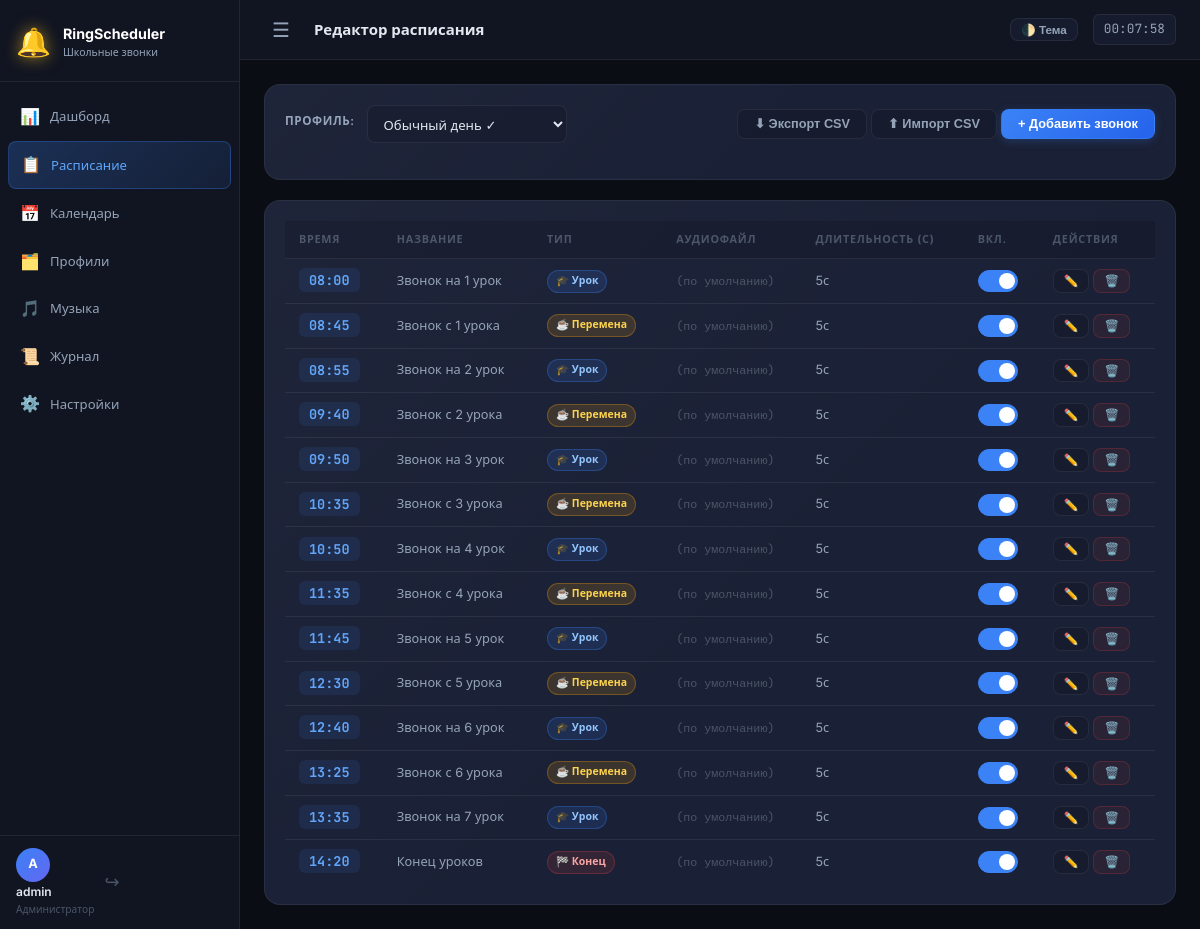
The page /schedule (signed in) on the database its author committed.
### tables this page shows
CREATE TABLE users (
            id INTEGER PRIMARY KEY AUTOINCREMENT,
            username TEXT UNIQUE NOT NULL,
            password_hash TEXT NOT NULL,
            is_admin INTEGER NOT NULL DEFAULT 0
        );

CREATE TABLE bells (
            id INTEGER PRIMARY KEY AUTOINCREMENT,
            profile_id INTEGER NOT NULL,
            hour INTEGER NOT NULL,
            minute INTEGER NOT NULL,
            label TEXT DEFAULT '',
            sound_file TEXT DEFAULT '',
            duration INTEGER DEFAULT 5,
            bell_type TEXT DEFAULT 'lesson',
            enabled INTEGER NOT NULL DEFAULT 1,
            FOREIGN KEY (profile_id) REFERENCES profiles(id) ON DELETE CASCADE
        );

### app.py (the view)
    @app.route("/schedule")
    @login_required
    def schedule():
        profiles = db.list_profiles()
        selected_id = request.args.get("profile_id", type=int)
        if not selected_id and profiles:
            selected_id = profiles[0]["id"]
        bells = db.list_bells(selected_id) if selected_id else []
        cfg = load_config()
        upload_folder = cfg["UPLOAD_FOLDER"]
        audio_files = []
        if os.path.isdir(upload_folder):
            audio_files = [
                f for f in os.listdir(upload_folder)
                if os.path.splitext(f)[1].lower() in (".mp3", ".wav", ".ogg")
            ]
        return render_template(
            "schedule.html",
            profiles=profiles,
            selected_id=selected_id,
            bells=bells,
            audio_files=audio_files,
        )

### auth.py (called while the page is built)
def login_required(f):
    @functools.wraps(f)
    def decorated(*args, **kwargs):
        if SESSION_KEY not in session:
            return redirect(url_for("auth.login", next=request.path))
        user = db.get_user_by_id(session[SESSION_KEY])
        if not user:
            session.clear()
            return redirect(url_for("auth.login"))
        g.user = user
        return f(*args, **kwargs)
    return decorated

### config.py (called while the page is built)
def load_config():
    config = dict(DEFAULTS)
    if os.path.exists(CONFIG_FILE):
        try:
            with open(CONFIG_FILE, "r", encoding="utf-8") as f:
                saved = json.load(f)
            config.update(saved)
        except Exception:
            pass
    return config

### database.py (called while the page is built)
def get_db():
    conn = sqlite3.connect(DB_PATH)
    conn.row_factory = sqlite3.Row
    conn.execute("PRAGMA journal_mode=WAL")
    conn.execute("PRAGMA foreign_keys=ON")
    return conn

def get_user_by_id(uid):
    conn = get_db()
    row = conn.execute("SELECT * FROM users WHERE id = ?", (uid,)).fetchone()
    conn.close()
    return dict(row) if row else None

def list_profiles():
    conn = get_db()
    rows = conn.execute("SELECT * FROM profiles ORDER BY id").fetchall()
    conn.close()
    return [dict(r) for r in rows]

def list_bells(profile_id):
    conn = get_db()
    rows = conn.execute(
        "SELECT * FROM bells WHERE profile_id = ? ORDER BY hour, minute",
        (profile_id,)
    ).fetchall()
    conn.close()
    return [dict(r) for r in rows]

### templates/schedule.html (shortened to what this page needs)
{% extends "base.html" %}
{% block page_title %}Редактор расписания{% endblock %}
{% block content %}
<div class="schedule-page">
    <div class="card mb-4">
        <div class="card-header-row">
            <div class="profile-selector-wrap">
                <label class="form-label">Профиль:</label>
                <select class="form-select profile-selector" id="profileSelect" onchange="switchProfile(this.value)">
                    {% for p in profiles %}
                    <option value="{{ p.id }}" {% if p.id == selected_id %}selected{% endif %}>
                        {{ p.name }}{% if p.is_active %} ✓{% endif %}
                    </option>
                    {% endfor %}
                </select>
            </div>
            <div class="action-btns">
                {% if selected_id %}
                <button class="btn btn-ghost" onclick="exportSchedule('{{ selected_id }}')" title="Скачать CSV">⬇ Экспорт CSV</button>
                <button class="btn btn-ghost" onclick="document.getElementById('csvFileInput').click()" title="Загрузить CSV">⬆ Импорт CSV</button>
                {% endif %}
                <button class="btn btn-primary" onclick="openAddModal()">
                    + Добавить звонок
                </button>
            </div>
        </div>
    </div>
    <div class="card">
        <div class="table-responsive">
            <table class="data-table" id="bellTable">
                <thead>
                    <tr>
                        <th>Время</th>
                        <th>Название</th>
                        <th>Тип</th>
                        <th>Аудиофайл</th>
                        <th>Длительность (с)</th>
                        <th>Вкл.</th>
                        <th>Действия</th>
                    </tr>
                </thead>
                <tbody id="bellTableBody">
                    {% if bells %}
                    {% for bell in bells %}
                    <tr id="bell-row-{{ bell.id }}" class="{% if not bell.enabled %}row-disabled{% endif %}">
                        <td>
                            <span class="time-badge">{{ '%02d:%02d'|format(bell.hour, bell.minute) }}</span>
                        </td>
                        <td>{{ bell.label or '—' }}</td>
                        <td>
                            <span class="bell-type-badge bell-type-{{ bell.bell_type }}">
                                {{ {'lesson': '🎓 Урок', 'break': '☕ Перемена', 'end': '🏁 Конец'}.get(bell.bell_type, bell.bell_type) }}
                            </span>
                        </td>
                        <td>
                            <span class="file-name">{{ bell.sound_file.split('/')[-1].split('\\')[-1] if bell.sound_file else '(по умолчанию)' }}</span>
                        </td>
                        <td>{{ bell.duration }}с</td>
                        <td>
                            <label class="toggle">
                                <span class="toggle-slider"></span>
                            </label>
                        </td>
                        <td>
                            <div class="action-btns">
                                <button class="btn btn-sm btn-ghost" onclick='openEditModal({{ bell|tojson|safe }})'>✏️</button>
                                <button class="btn btn-sm btn-danger-ghost" onclick="deleteBell({{ bell.id }})">🗑️</button>
                            </div>
                        </td>
                    </tr>
                    {% endfor %}
                    {% endif %}
                </tbody>
            </table>
        </div>
    </div>
</div>
{% endblock %}

### templates/base.html (shortened to what this page needs)
<!DOCTYPE html>
<html lang="ru">
<head>
    <link rel="stylesheet" href="{{ url_for('static', filename='css/style.css') }}">
</head>
<body>
    <div class="layout">
        <aside class="sidebar" id="sidebar">
            <div class="sidebar-header">
                <div class="logo">
                    <span class="logo-icon">🔔</span>
                    <div class="logo-text">
                        <span class="logo-title">RingScheduler</span>
                        <span class="logo-sub">Школьные звонки</span>
                    </div>
                </div>
            </div>
            <nav class="sidebar-nav">
                <a href="{{ url_for('dashboard') }}"
                    class="nav-item {% if request.endpoint == 'dashboard' %}active{% endif %}">
                    <span class="nav-icon">📊</span>
                    <span>Дашборд</span>
                </a>
                <a href="{{ url_for('schedule') }}"
                    class="nav-item {% if request.endpoint == 'schedule' %}active{% endif %}">
                    <span class="nav-icon">📋</span>
                    <span>Расписание</span>
                </a>
                <a href="{{ url_for('calendar') }}"
                    class="nav-item {% if request.endpoint == 'calendar' %}active{% endif %}">
                    <span class="nav-icon">📅</span>
                    <span>Календарь</span>
                </a>
                <a href="{{ url_for('profiles') }}"
                    class="nav-item {% if request.endpoint == 'profiles' %}active{% endif %}">
                    <span class="nav-icon">🗂️</span>
                    <span>Профили</span>
                </a>
                <a href="{{ url_for('music') }}"
                    class="nav-item {% if request.endpoint == 'music' %}active{% endif %}">
                    <span class="nav-icon">🎵</span>
                    <span>Музыка</span>
                </a>
                <a href="{{ url_for('log_view') }}"
                    class="nav-item {% if request.endpoint == 'log_view' %}active{% endif %}">
                    <span class="nav-icon">📜</span>
                    <span>Журнал</span>
                </a>
                {% if current_user and current_user.is_admin %}
                <a href="{{ url_for('settings') }}"
                    class="nav-item {% if request.endpoint == 'settings' %}active{% endif %}">
                    <span class="nav-icon">⚙️</span>
                    <span>Настройки</span>
                </a>
                {% endif %}
            </nav>
            <div class="sidebar-footer">
                <div class="user-info">
                    <div class="user-avatar">{{ (current_user.username[0] if current_user else 'A')|upper }}</div>
                    <div class="user-details">
                        <span class="user-name">{{ current_user.username if current_user else 'Гость' }}</span>
                        <span class="user-role">{{ 'Администратор' if current_user and current_user.is_admin else
                            'Пользователь' }}</span>
                    </div>
                </div>
                <a href="{{ url_for('auth.logout') }}" class="btn-logout" title="Выйти">&#x21AA;</a>
            </div>
        </aside>
        <main class="main-content">
            <div class="topbar">
                <button class="sidebar-toggle" onclick="toggleSidebar()" id="sidebarToggle">☰</button>
                <div class="topbar-title">{% block page_title %}{% endblock %}</div>
                <div class="topbar-actions" style="display: flex; align-items: center; gap: 15px;">
                    <button id="themeToggleBtn" class="btn btn-ghost btn-sm" onclick="toggleTheme()" title="Переключить тему">🌓 Тема</button>
                    <div class="topbar-time" id="topbarTime"></div>
                </div>
            </div>
            <div class="content-area">
                {% block content %}{% endblock %}
            </div>
        </main>
    </div>
</body>
</html>

### rows shown on the page
users: username "A", username "admin", is_admin "Администратор"
bells: hour+minute "08:00", label "Звонок на 1 урок", bell_type "🎓 Урок", sound_file "(по умолчанию)", duration "5"
bells: hour+minute "08:45", label "Звонок с 1 урока", bell_type "☕ Перемена", sound_file "(по умолчанию)", duration "5"
bells: hour+minute "08:55", label "Звонок на 2 урок", bell_type "🎓 Урок", sound_file "(по умолчанию)", duration "5"
bells: hour+minute "09:40", label "Звонок с 2 урока", bell_type "☕ Перемена", sound_file "(по умолчанию)", duration "5"
bells: hour+minute "09:50", label "Звонок на 3 урок", bell_type "🎓 Урок", sound_file "(по умолчанию)", duration "5"
bells: hour+minute "10:35", label "Звонок с 3 урока", bell_type "☕ Перемена", sound_file "(по умолчанию)", duration "5"
bells: hour+minute "10:50", label "Звонок на 4 урок", bell_type "🎓 Урок", sound_file "(по умолчанию)", duration "5"
bells: hour+minute "11:35", label "Звонок с 4 урока", bell_type "☕ Перемена", sound_file "(по умолчанию)", duration "5"
bells: hour+minute "11:45", label "Звонок на 5 урок", bell_type "🎓 Урок", sound_file "(по умолчанию)", duration "5"
bells: hour+minute "12:30", label "Звонок с 5 урока", bell_type "☕ Перемена", sound_file "(по умолчанию)", duration "5"
bells: hour+minute "12:40", label "Звонок на 6 урок", bell_type "🎓 Урок", sound_file "(по умолчанию)", duration "5"
bells: hour+minute "13:25", label "Звонок с 6 урока", bell_type "☕ Перемена", sound_file "(по умолчанию)", duration "5"
bells: hour+minute "13:35", label "Звонок на 7 урок", bell_type "🎓 Урок", sound_file "(по умолчанию)", duration "5"
bells: hour+minute "14:20", label "Конец уроков", bell_type "🏁 Конец", sound_file "(по умолчанию)", duration "5"

### other values the page prints
form field value "Обычный день ✓"
